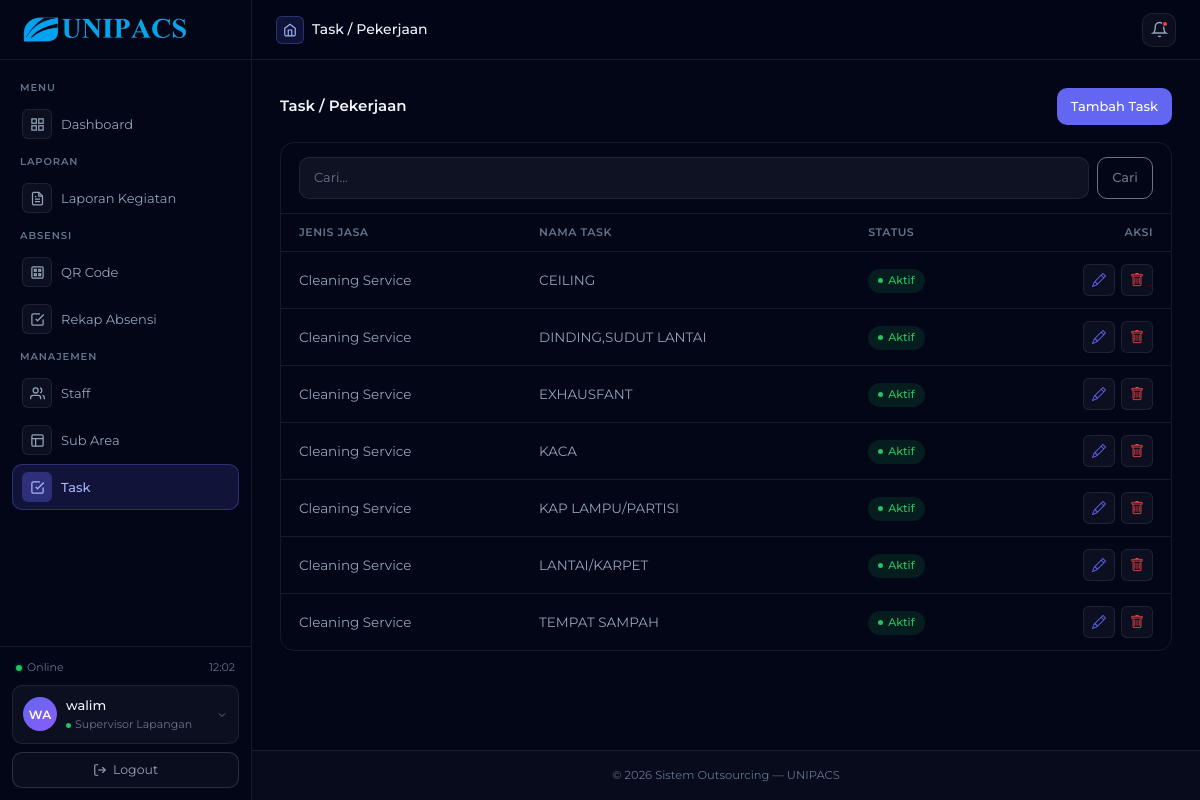
/supervisor/task/ (signed in), run on the app's committed database.
### outsourcing/models.py (models this page shows, shortened)
class User(AbstractUser):
    role = models.CharField(
        max_length=30,
        choices=RoleChoices.choices,
        default=RoleChoices.STAFF,
    )
    nama_lengkap = models.CharField(max_length=150, blank=True)
    telepon      = models.CharField(
        max_length=20,
        blank=True,
        validators=[telepon_validator],
    )
    foto_profil  = models.ImageField(
        upload_to='foto_profil/',
        blank=True,
        null=True,
    )
    dibuat_pada  = models.DateTimeField(auto_now_add=True)
    diubah_pada  = models.DateTimeField(auto_now=True)
    class Meta:
        verbose_name        = 'Pengguna'
        verbose_name_plural = 'Pengguna'
        ordering            = ['nama_lengkap']

class Task(models.Model):
    jenis_jasa  = models.ForeignKey(
        JenisJasa,
        on_delete=models.CASCADE,
        related_name='tasks',
    )
    nama_task   = models.CharField(max_length=200)
    deskripsi   = models.TextField(blank=True)
    is_active    = models.BooleanField(default=True)
    dibuat_pada = models.DateTimeField(auto_now_add=True)
    diubah_pada = models.DateTimeField(auto_now=True)
    objects = models.Manager()
    aktif   = AktifManager()
    class Meta:
        verbose_name        = 'Task'
        verbose_name_plural = 'Task'
        ordering            = ['jenis_jasa', 'nama_task']
        unique_together     = ['jenis_jasa', 'nama_task']

class JenisJasa(models.Model):
    nama_jasa   = models.CharField(max_length=100, unique=True)
    deskripsi   = models.TextField(blank=True)
    is_active    = models.BooleanField(default=True)
    dibuat_pada = models.DateTimeField(auto_now_add=True)
    diubah_pada = models.DateTimeField(auto_now=True)
    objects = models.Manager()
    aktif   = AktifManager()
    class Meta:
        verbose_name        = 'Jenis Jasa'
        verbose_name_plural = 'Jenis Jasa'
        ordering            = ['nama_jasa']

### outsourcing/views/supervisor/task.py (the view)
# urls.py: path('supervisor/task/', task_list, name='supervisor_task_list'),
@supervisor_required
def task_list(request):
    q = request.GET.get('q', '').strip()
    penugasan = SupervisorPerusahaan.objects.filter(
        supervisor=request.user,
        is_active=True
    ).values_list('jenis_jasa_id', flat=True)
    task_qs = Task.objects.filter(
        jenis_jasa_id__in=penugasan
    ).select_related('jenis_jasa').order_by('jenis_jasa', 'nama_task')
    if q:
        task_qs = task_qs.filter(
            Q(nama_task__icontains=q) | Q(jenis_jasa__nama_jasa__icontains=q)
        )
    context = {
        'task_list' : task_qs,
        'q'         : q,
        'page_title': 'Task / Pekerjaan',
    }
    return render(request, 'supervisor/task/list.html', context)

### outsourcing/templates/supervisor/task/list.html (shortened to what this page needs)
{% extends 'supervisor/base_supervisor.html' %}
{% load static %}
{% block extra_css %}
<link href="https://cdn.jsdelivr.net/npm/bootstrap-icons@1.11.3/font/bootstrap-icons.css" rel="stylesheet">
<link rel="stylesheet" href="{% static 'css/supervisor/task_list.css' %}">
{% endblock %}
{% block content %}
<div class="task-header">
  <h5>{{ page_title }}</h5>
  <button type="button" class="btn-add-task" id="btnAddTask">
    Tambah Task
  </button>
</div>
<div class="task-card">
  <form method="get" class="task-search">
    <input type="text" name="q" class="form-control" placeholder="Cari..." value="{{ q }}">
    <button type="submit" class="btn btn-outline-secondary">Cari</button>
  </form>
  {% if task_list %}
  <div class="table-responsive">
    <table class="task-table">
      <thead>
        <tr>
          <th>Jenis Jasa</th>
          <th>Nama Task</th>
          <th>Status</th>
          <th>Aksi</th>
        </tr>
      </thead>
      <tbody>
        {% for task in task_list %}
        <tr>
          <td data-label="Jenis Jasa">{{ task.jenis_jasa.nama_jasa }}</td>
          <td data-label="Nama Task">{{ task.nama_task }}</td>
          <td data-label="Status">
            {% if task.is_active %}
              <span class="status-aktif">Aktif</span>
            {% else %}
              <span class="status-nonaktif">Nonaktif</span>
            {% endif %}
          </td>
          <td data-label="Aksi">
            <div class="action-btns">
              <button class="btn-act edit btn-edit" data-id="{{ task.pk }}">
                <i class="bi bi-pencil"></i>
              </button>
              <button class="btn-act hapus btn-delete" data-id="{{ task.pk }}">
                <i class="bi bi-trash"></i>
              </button>
            </div>
          </td>
        </tr>
        {% endfor %}
      </tbody>
    </table>
  </div>
  {% else %}
    <div class="empty-state">Belum ada data task</div>
  {% endif %}
</div>
{% endblock %}

### outsourcing/templates/base/base.html (shortened to what this page needs)
{% load static %}
<!DOCTYPE html>
<html lang="id">
<head>
    <link href="https://cdn.jsdelivr.net/npm/bootstrap@5.3.2/dist/css/bootstrap.min.css" rel="stylesheet">
    <link href="https://cdn.jsdelivr.net/npm/bootstrap-icons@1.11.3/font/bootstrap-icons.css" rel="stylesheet">
    <link rel="stylesheet" href="https://cdnjs.cloudflare.com/ajax/libs/font-awesome/6.4.0/css/all.min.css">
    <link href="{% static 'css/base.css' %}" rel="stylesheet">
    {% block extra_css %}{% endblock %}
</head>
<body>
<div class="orb two"></div>
<div class="orb three"></div>
<div class="app-shell">
    <div class="sidebar" id="sidebar">
        <div class="sidebar-logo">
            <div class="logo-mark">
                <img src="{% static 'image/logo.png' %}" alt="UNIPACS Logo">
            </div>
        </div>
        <div class="sidebar-nav">
            {% block sidebar %}{% endblock %}
        </div>
        <div class="sidebar-footer">
            <div class="system-status">
                <div class="status-pill">
                    <div class="status-dot online"></div>
                    <span>Online</span>
                </div>
                <div class="sidebar-clock" id="clock">00:00</div>
            </div>
            <div class="user-card">
                <div class="user-avatar">
                    {{ request.user.nama_lengkap|default:request.user.username|slice:":2"|upper }}
                </div>
                <div class="user-info">
                    <div class="user-name">{{ request.user.nama_lengkap|default:request.user.username }}</div>
                    <div class="user-role">
                        <div class="role-badge-dot"></div>
                        <span>{{ request.user.get_role_display }}</span>
                    </div>
                </div>
                <div class="user-chevron">
                    <svg width="12" height="12" viewBox="0 0 24 24" fill="none" stroke="currentColor" stroke-width="2">
                        <polyline points="6 9 12 15 18 9"/>
                    </svg>
                </div>
            </div>
            <form method="post" action="{% url 'logout' %}">
                <button type="submit" class="logout-btn">
                    <svg viewBox="0 0 24 24" fill="none" stroke="currentColor" stroke-width="2">
                        <path d="M9 21H5a2 2 0 0 1-2-2V5a2 2 0 0 1 2-2h4"/>
                        <polyline points="16 17 21 12 16 7"/>
                        <line x1="21" y1="12" x2="9" y2="12"/>
                    </svg>
                    Logout
                </button>
            </form>
        </div>
    </div>
    <div class="main-area">
        <div class="top-header">
            <div class="page-breadcrumb">
                <div class="breadcrumb-icon">
                    <svg viewBox="0 0 24 24" fill="none" stroke="currentColor" stroke-width="2">
                        <path d="M3 9l9-7 9 7v11a2 2 0 0 1-2 2H5a2 2 0 0 1-2-2z"/>
                        <polyline points="9 22 9 12 15 12 15 22"/>
                    </svg>
                </div>
                <div class="page-title">{{ page_title }}</div>
            </div>
            <div class="header-actions">
                <button class="header-btn">
                    <svg viewBox="0 0 24 24" fill="none" stroke="currentColor" stroke-width="2">
                        <path d="M18 8A6 6 0 0 0 6 8c0 7-3 9-3 9h18s-3-2-3-9"/>
                        <path d="M13.73 21a2 2 0 0 1-3.46 0"/>
                    </svg>
                    <div class="notif-dot"></div>
                </button>
            </div>
        </div>
        <div class="page-content">
            {% block content %}{% endblock %}
        </div>
        <footer class="main-footer">
            <div class="footer-content">
                <p>© {% now "Y" %} Sistem Outsourcing — UNIPACS</p>
            </div>
        </footer>
    </div>
</div>
</body>
</html>

### outsourcing/static/css/supervisor/task_list.css (style rules this page uses)
.task-header { display: flex; justify-content: space-between; align-items: center; margin-bottom: 1.25rem; }
.task-header h5 { font-size: 15px; font-weight: 600; color: var(--clr-text-primary); margin: 0; }
.btn-add-task { display: inline-flex; align-items: center; gap: 6px; padding: 8px 14px; background: var(--clr-accent); color: #fff; border: none; border-radius: var(--radius-md); font-size: 13px; font-weight: 500; font-family: var(--font-base); cursor: pointer; transition: opacity var(--transition); }
.task-card { background: var(--clr-surface); border: 1px solid var(--clr-border); border-radius: var(--radius-lg); box-shadow: var(--shadow-sm); overflow: hidden; }
.task-search { display: flex; gap: 8px; padding: 14px 18px; border-bottom: 1px solid var(--clr-border); }
.task-search .form-control { font-size: 13px; }
.task-search .btn { font-size: 13px; padding: 8px 14px; }
.task-table { width: 100%; border-collapse: collapse; }
.task-table thead tr { background: var(--clr-bg); border-bottom: 1px solid var(--clr-border); }
.task-table thead th { padding: 10px 18px; font-size: 11px; font-weight: 600; text-transform: uppercase; letter-spacing: 0.5px; color: var(--clr-text-muted); white-space: nowrap; }
.task-table thead th:last-child { text-align: right; }
.task-table tbody tr { border-bottom: 1px solid var(--clr-border); transition: background var(--transition); }
.task-table tbody tr:last-child { border-bottom: none; }
.task-table tbody td { padding: 12px 18px; font-size: 13.5px; color: var(--clr-text-secondary); vertical-align: middle; }
.task-table tbody td:last-child { text-align: right; }
.status-aktif { display: inline-flex; align-items: center; gap: 5px; background: var(--clr-success-light); color: var(--clr-success); font-size: 11px; font-weight: 500; padding: 3px 10px; border-radius: 20px; }
.status-aktif::before { content: ''; width: 5px; height: 5px; background: var(--clr-success); border-radius: 50%; }
.action-btns { display: inline-flex; gap: 6px; }
.btn-act { width: 30px; height: 30px; border-radius: var(--radius-sm); border: 1px solid var(--clr-border); background: var(--clr-surface); cursor: pointer; display: inline-flex; align-items: center; justify-content: center; transition: all var(--transition); padding: 0; }
.btn-act { width: 32px; height: 32px; border-radius: var(--radius-sm); border: 1px solid var(--clr-border); background: rgba(255,255,255,0.04); cursor: pointer; display: inline-flex; align-items: center; justify-content: center; transition: all var(--transition); }
.btn-act i { font-size: 14px; }
.btn-act.edit i { color: var(--clr-accent); }
.btn-act.hapus i { color: var(--clr-danger); }

### data on the page
User: user.nama_lengkap "WA", user.nama_lengkap "walim", user.role "Supervisor Lapangan"
Task: jenis_jasa.nama_jasa "Cleaning Service", nama_task "CEILING", is_active "Aktif"
Task: jenis_jasa.nama_jasa "Cleaning Service", nama_task "DINDING,SUDUT LANTAI", is_active "Aktif"
Task: jenis_jasa.nama_jasa "Cleaning Service", nama_task "EXHAUSFANT", is_active "Aktif"
Task: jenis_jasa.nama_jasa "Cleaning Service", nama_task "KACA", is_active "Aktif"
Task: jenis_jasa.nama_jasa "Cleaning Service", nama_task "KAP LAMPU/PARTISI", is_active "Aktif"
Task: jenis_jasa.nama_jasa "Cleaning Service", nama_task "LANTAI/KARPET", is_active "Aktif"
Task: jenis_jasa.nama_jasa "Cleaning Service", nama_task "TEMPAT SAMPAH", is_active "Aktif"

### other printed values
{{ page_title }} "Task / Pekerjaan"
